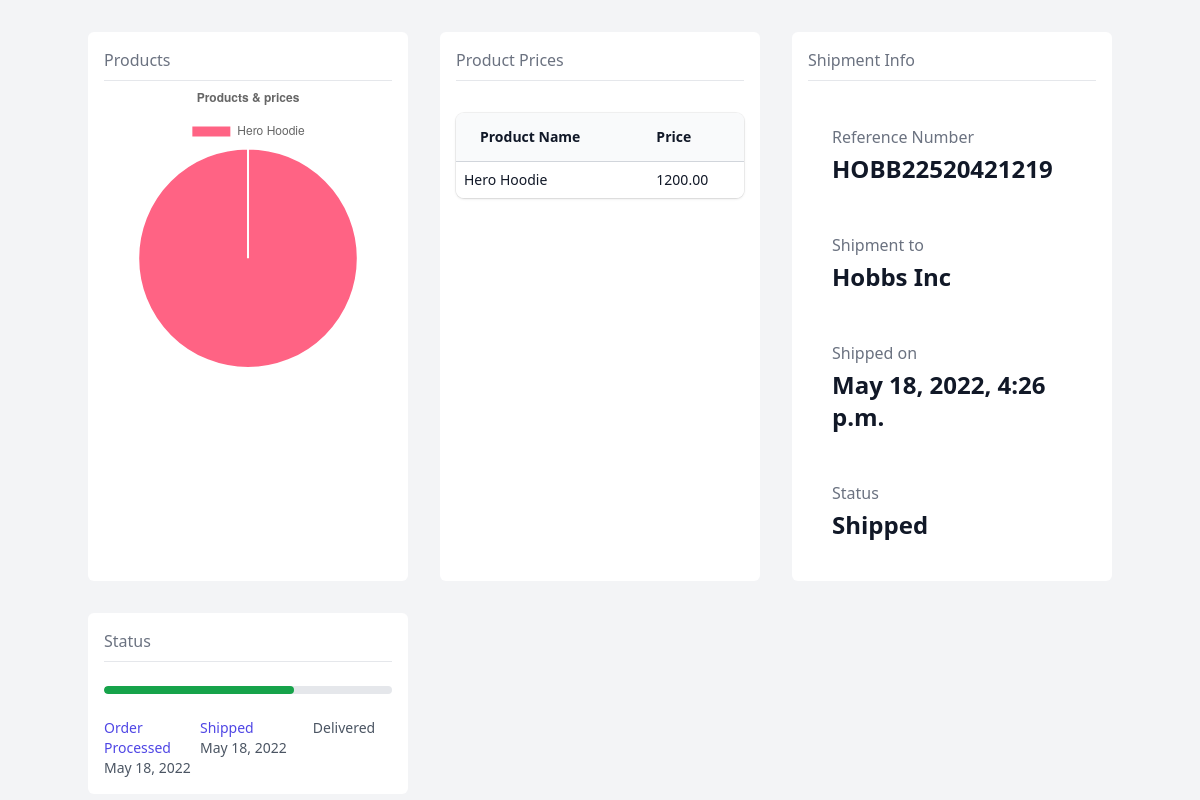
Screenshot of /3/ with the database file from the repository.
### products/models.py (models this page shows)
class Product(models.Model):
    name = models.CharField(max_length=255)
    description = models.TextField()
    price = models.DecimalField(decimal_places=8, max_digits=16)

### shipments/models.py (models this page shows, shortened)
class Shipment(TimeStampedModel):
    STATUS = Choices("pending", "shipped", "delivered")
    shipping_address = models.TextField("Shipping address")
    billing_address = models.TextField("Billing address")
    products_price = models.DecimalField(decimal_places=8, max_digits=16)
    delivery_code = models.IntegerField()
    status = StatusField(choices=STATUS)
    user = models.ForeignKey("users.User", null=True, on_delete=models.SET_NULL)
    shipped_date = models.DateTimeField(null=True, blank=True)
    delivery_date = models.DateTimeField(null=True, blank=True)
    reference_id = models.CharField("Reference ID", max_length=20)

### users/models.py (models this page shows)
class User(AbstractUser):
    company = models.ForeignKey("users.Company", on_delete=models.CASCADE, null=True)

class Company(TimeStampedModel):
    name = models.CharField(max_length=1025)
    address = models.TextField()
    vat_id = models.CharField(max_length=255)

### shipments/views.py (the view)
# urls.py: path("<int:pk>/", views.ShipmentDetailView.as_view(), name="detail"),
class ShipmentDetailView(generic.DetailView):
    template_name = "detail.html"
    model = Shipment
    pk_url_kwarg = "pk"
    queryset = Shipment.objects.all().select_related("user", "user__company")
    def get_context_data(self, **kwargs):
        context = super(ShipmentDetailView, self).get_context_data(**kwargs)
        shipment = self.get_object()
        context["products"] = self.get_products(shipment)
        context["config"] = self.get_config(shipment)
        return context
    def get_products(self, shipment):
        product_ids = ShipmentDetail.objects.filter(shipment=shipment).values_list(
            "product_id", flat=True
        )
        return Product.objects.filter(id__in=product_ids)
    def get_config(self, shipment):
        self.get_products(shipment)
        config = settings.DASHBOARD_SETTINGS.get(
            shipment.status, settings.DASHBOARD_SETTINGS["default"]
        )
        config["product_chart"] = {
            "labels": list(
                shipment.shipment_details.values_list("product__name", flat=True)
            ),
            "data": list(shipment.shipment_details.values_list("quantity", flat=True)),
        }
        return config

### shipments/templatetags/config_tags.py (called while the page is built)
@register.filter
def get_item(dictionary, key):
    return dictionary.get(key)

### shipments/templates/detail.html (shortened to what this page needs)
{% extends "base.html" %}
{% load config_tags %}
{% block main %}
    <div class="min-h-screen bg-gray-100 space-2">
        <div class="container mx-auto pt-8">
            <div class="grid grid-cols-3 wrap gap-8">
                {% for template_config in config.widgets %}
                    <div class="bg-white rounded-md">
                        {% with template_name=template_config.template|add:".html" %}
                            {% include "widgets/"|add:template_name with title=template_config.title data=config|get_item:template_config.template %}
                        {% endwith %}
                    </div>
                {% endfor %}
            </div>
        </div>
    </div>
{% endblock %}

### shipments/templates/widgets/product_prices.html
<div class="p-4 pt-2">
    <div class="border-b border-gray-200 py-2">
        <h4 class="text-base text-gray-500">{{ title }}</h4>
    </div>
    <div>
        <div class="mt-8 flex flex-col">
            <div class="-my-2 -mx-4 overflow-x-auto sm:-mx-6 lg:-mx-8">
                <div class="inline-block min-w-full py-2 align-middle md:px-6 lg:px-8">
                    <div class="overflow-hidden shadow ring-1 ring-black ring-opacity-5 md:rounded-lg">
                        <table class="min-w-full divide-y divide-gray-300">
                            <thead class="bg-gray-50">
                            <tr>
                                <th scope="col"
                                    class="whitespace-nowrap py-3.5 pl-4 pr-3 text-left text-sm font-semibold text-gray-900 sm:pl-6">
                                    Product Name
                                </th>
                                <th scope="col"
                                    class="whitespace-nowrap px-2 py-3.5 text-left text-sm font-semibold text-gray-900">
                                    Price
                                </th>
                            </tr>
                            </thead>
                            <tbody class="divide-y divide-gray-200 bg-white">
                            {% for product in products %}
                                <tr>
                                    <td class="whitespace-nowrap px-2 py-2 text-sm font-medium text-gray-900">{{ product.name }}</td>
                                    <td class="whitespace-nowrap px-2 py-2 text-sm font-medium text-gray-900">{{ product.price|floatformat:2 }}</td>
                                </tr>
                            {% endfor %}
                            </tbody>
                        </table>
                    </div>
                </div>
            </div>
        </div>
    </div>
</div>

### shipments/templates/widgets/shipment_stats.html
<div class="p-4 pt-2">
    <div class="border-b border-gray-200 py-2">
        <h4 class="text-base text-gray-500">{{ title }}</h4>
    </div>
    <div>
        <dl class="mt-5">
                        <div class="px-4 py-5 sm:p-6">
                <dt class="text-base font-normal text-gray-500">Reference Number</dt>
                <dd class="mt-1 flex justify-between items-baseline md:block lg:flex">
                    <div class="flex items-baseline text-2xl font-semibold text-gray-900">
                        {{ shipment.reference_id }}
                    </div>
                </dd>
            </div>
            <div class="px-4 py-5 sm:p-6">
                <dt class="text-base font-normal text-gray-500">Shipment to</dt>
                <dd class="mt-1 flex justify-between items-baseline md:block lg:flex">
                    <div class="flex items-baseline text-2xl font-semibold text-gray-900">
                        {{ shipment.user.company.name }}
                    </div>
                </dd>
            </div>
            <div class="px-4 py-5 sm:p-6">
                <dt class="text-base font-normal text-gray-500">Shipped on</dt>
                <dd class="mt-1 flex justify-between items-baseline md:block lg:flex">
                    <div class="flex items-baseline text-2xl font-semibold text-gray-900">
                        {{ shipment.shipped_date}}
                    </div>
                </dd>
            </div>
            <div class="px-4 py-5 sm:p-6">
                <dt class="text-base font-normal text-gray-500">Status</dt>
                <dd class="mt-1 flex justify-between items-baseline md:block lg:flex">
                    <div class="flex items-baseline text-2xl font-semibold text-gray-900">
                        {{ shipment.status|capfirst }}
                    </div>
                </dd>
            </div>
        </dl>
    </div>
</div>

### shipments/templates/widgets/shipment_progress.html
<div class="p-4 pt-2">
    <div class="border-b border-gray-200 py-2">
        <h4 class="text-base text-gray-500">{{ title }}</h4>
    </div>
<div>
  <div class="mt-6" aria-hidden="true">
    <div class="bg-gray-200 rounded-full overflow-hidden">
      <div class="h-2 bg-green-600 rounded-full" style="width: 66%"></div>
    </div>
    <div class="hidden sm:grid grid-cols-3 text-sm font-medium text-gray-600 mt-6">
      <div class="text-indigo-600">
          <p>Order Processed</p>
          <p class="text-gray-600">{{ shipment.created|date:"M d, Y" }}</p>
      </div>
      <div class="text-indigo-600">
          <p>Shipped</p>
          <p class="text-gray-600">{{ shipment.shipped_date|date:"M d, Y" }}</p>
      </div>
      <div class="text-center">Delivered</div>
    </div>
  </div>
</div>
</div>

### rows the page displays
Product: name "Hero Hoodie", price "1200.00"
Shipment: reference_id "HOBB22520421219", user.company.name "Hobbs Inc", shipped_date "May 18, 2022, 4:26 p.m.", status "Shipped", created "May 18, 2022", shipped_date "May 18, 2022"

### other values shown
{{ title }} "Products"
{{ title }} "Product Prices"
{{ title }} "Shipment Info"
{{ title }} "Status"
chart data {{ data.labels|safe }} ['Hero Hoodie']
